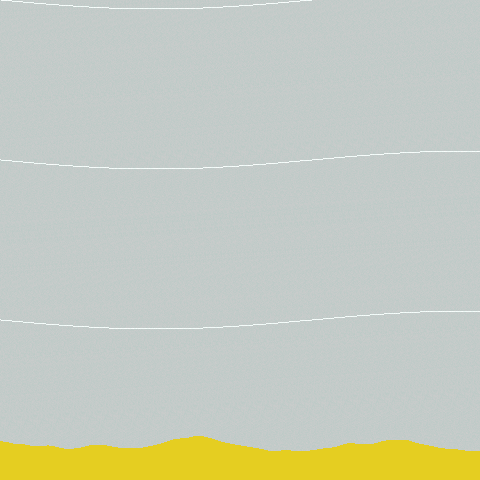
Frame 1 (no input)
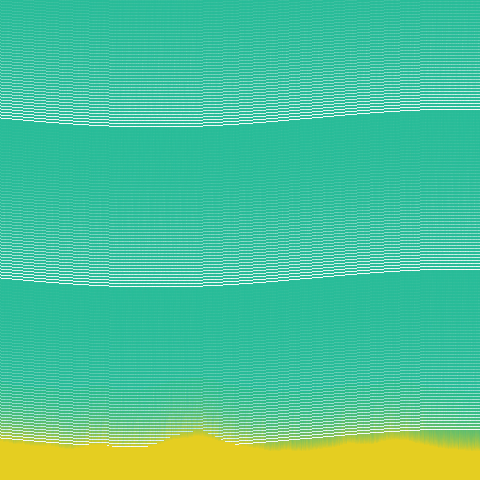
Frame 60 (the mouse pressed at the canvas centre just before this capture)
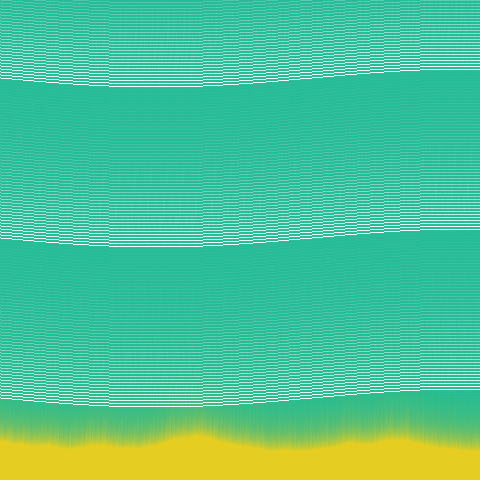
Frame 120 (the mouse held since frame 60 and released just before this capture)

The Processing sketch that drew these frames (run headless with seeded random() and noise(); from frame 60 on, the mouse is pressed at the canvas centre):

// Processing sketch: Beach
// ── Beach.pde
int x,y,i,n=480;int[] l={0,160,320};void setup(){size(480,480);}void draw(){for(i=0;i<3;){for(x=0;x<n;)set(x,ceil(l[i]+sin(x++/99f)*9),-1);l[i]+=2;l[i++]%=n;}for(x=0;x<n;x++)for(y=0;y<n;)set(x,y++,y>460-noise(x/99f)*30?-1716703:lerpColor(get(x,y),-14567533,noise(x,y)/9));}//#p5t
